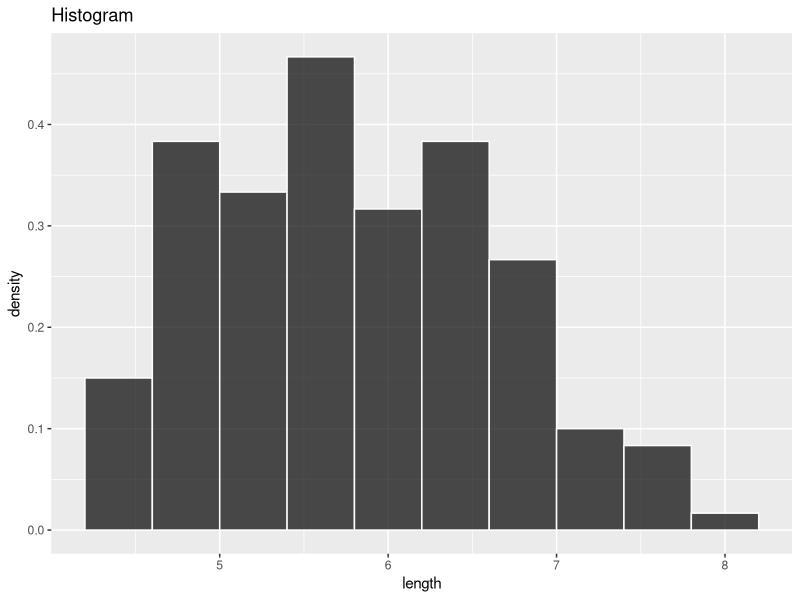
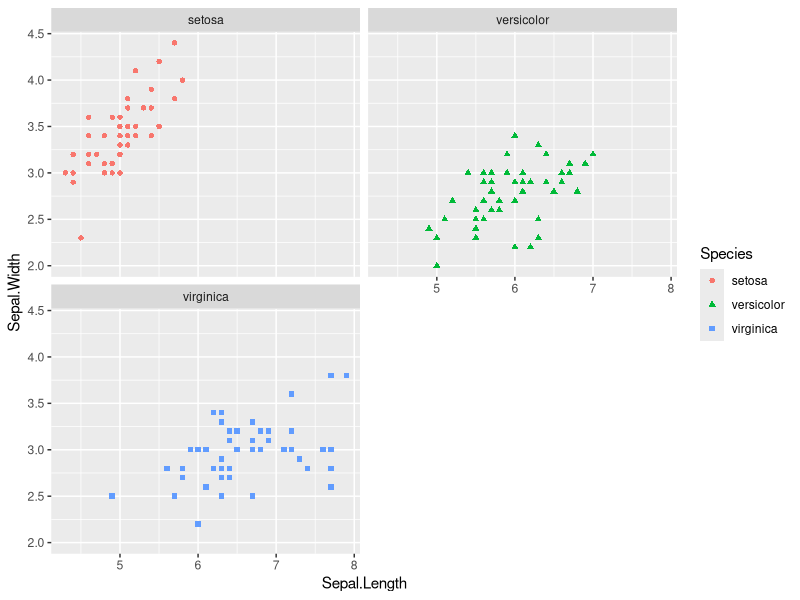

Write R code to recreate these figures, in order. (Note: this script raises an error after producing the figures.)
if(!require(data.table)) install.packages('data.table'); library(data.table)
if(!require(tidyverse)) install.packages('tidyverse'); library(tidyverse)
#rm(list = ls())


head(iris)
#Sepal.Length | Sepal.Width | Petal.Length | Petal.Width | Species

#data.frame
str(iris)

ggplot(data = iris, mapping = aes(x = Sepal.Length)) +
  geom_histogram(mapping = aes(y = ..density..),
                 stat = 'bin',
                 bins = 10,
                 fill = 'black',
                 alpha = 0.7,
                 col = 'white') +
  labs(title = "Histogram", x = 'length', y = 'density')


ggplot(data = iris, mapping = aes(x = Sepal.Length, y = Sepal.Width, col = Species, shape = Species)) +
  geom_point() +
  facet_wrap(facets = ~ Species, nrow = 2)


ggplot(data = iris, mapping = aes(x = Kielich.length, y = Kielich.width, col = Gatunek, shape = Gatunek)) +
  geom_smooth(mapping = aes(linetype = Gatunek), formula = y ~ x) +
  facet_wrap(facets = ~ Gatunek, nrow = 2)